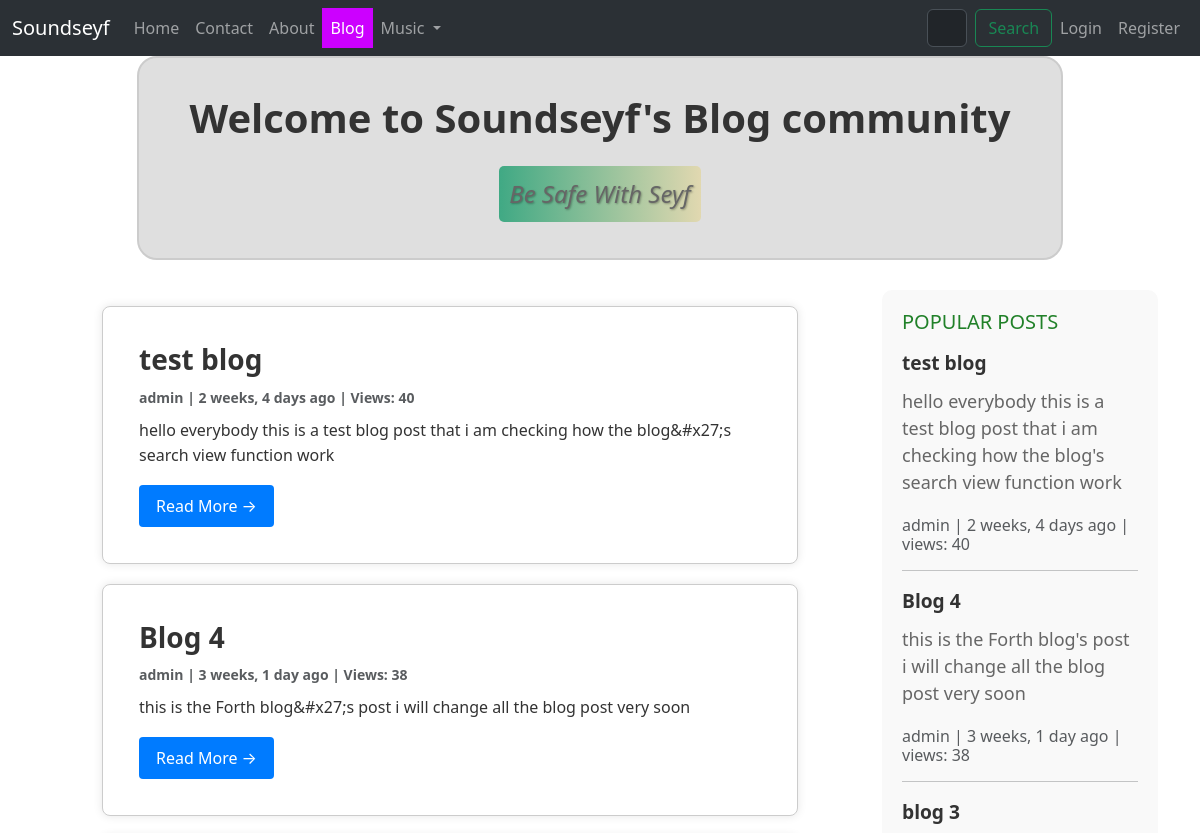
Page /blog/ (upper part) on the earlier database version.
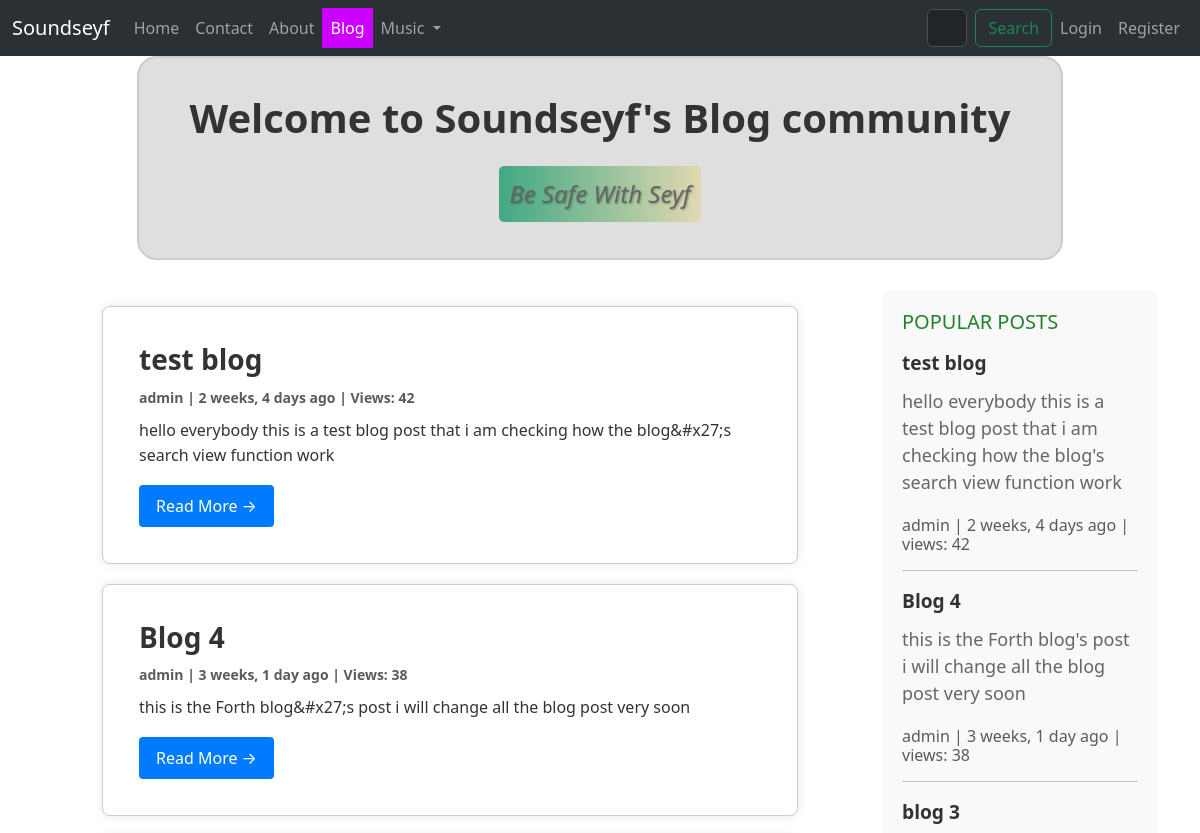
Same page on the later database version.
### blog/models.py (models this page shows, shortened)
class Post(models.Model):
    title = models.CharField(max_length=255,unique=True)
    slug = models.SlugField(max_length=255,unique=True)
    author = models.ForeignKey(User,on_delete=models.CASCADE,null=True)
    content = models.TextField(null=True,blank=True)
    created_on = models.DateTimeField(auto_now_add=True)
    updated_on = models.DateTimeField(auto_now=True)
    published_on = models.DateTimeField(null=True)
    status = models.CharField(max_length=255,choices=STATUS_CHOICES)
    counted_views = models.IntegerField(default=0)
    login_required = models.BooleanField(default=False)
    class Meta:
        ordering = ['-created_on']

### blog/views.py (the view)
# urls.py: path('',views.PostList.as_view(),name="blog-home"),
class PostList(generic.ListView):
    now = timezone.now()
    queryset = Post.objects.filter(status='p' , published_on__lte=now).order_by('-created_on')
    context_object_name = 'post_list'
    paginate_by = 3
    template_name = "blog/blog-home.html"

### blog/templatetags/blog-tags.py (called while the page is built)
@register.inclusion_tag('blog/sidebar.html')
def popularpost():
    popularposts = Post.objects.all().order_by('-counted_views')[:3]
    return  {"popularposts":popularposts}

### templates/blog/blog-home.html (shortened to what the changed rows need)
{% load humanize %}
{% load blog-tags %}
<!DOCTYPE html>
<html lang="en">
<head>
    <link href="https://cdn.jsdelivr.net/npm/bootstrap@5.3.3/dist/css/bootstrap.min.css" rel="stylesheet"
>
<body data-bs-theme="light">
    <div class="container post-container">
        <div class="row">
            <div class="col-md-8 mt-3">
                {% for post in post_list %}
                <div class="card post-card">
                    <div class="card-body">
                        <h2 class="card-title post-title">{{ post.title }}</h2>
                        <p class="card-text text-muted post-meta" style="font-weight: bold;">{{ post.author }} | {{ post.created_on|naturaltime }}
                            | Views: {{ post.counted_views }}</p>
                        <p class="card-text post-content">{{ post.content|truncatewords_html:50 }}</p>
                        <a href="{% url 'blog:blog-single' post.slug %}" class="btn read-more-btn">Read More &rarr;</a>
                    </div>
                </div>
                {% endfor %}
            </div>
        {% popularpost %}
        </div>
    </div>
</body>
</html>

### templates/blog/sidebar.html (shortened to what this page needs)
{% load static %}
{% load humanize %}
<!DOCTYPE html>
<html lang="en">
<head>
</head>
<body>
    <div class="sidebar">
        <div class="sidebar-widget">
            <h4>POPULAR POSTS</h4>
            <ul class="popular-posts-list">
                {% for post in popularposts %}
                <li style="font-weight: bolder;"><a href="{% url 'blog:blog-single' post.slug %}">{{ post.title }}</a>
                </li>
                <div class="blog-snippet">{{ post.content|truncatewords:20 }}</div>
                <p class="card-text text-muted h6">{{ post.author }} | {{post.created_on|naturaltime }} | views:
                    {{post.counted_views}}</p>
                <hr>
                {% endfor %}
            </ul>
        </div>
    </div>
</body>
</html>

Differences in the rows shown:
changed Post "test blog": counted_views "40" → "42"
